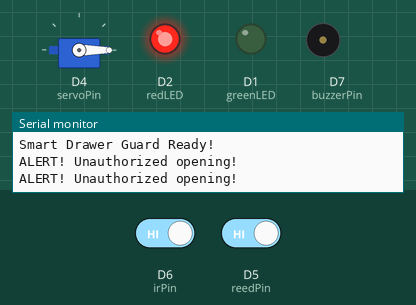
The sketch below on a simulated ESP8266 (NodeMCU). Shown: servo, output pins drawn as LEDs (lit = HIGH), buzzer (waves = sounding, pin HIGH), the last lines printed to the serial monitor. The inputs (shaded band) are chosen by the test bench; at power-on: D6 (irPin) HIGH, D5 (reedPin) HIGH. WiFi joins after 1.5 s; servers stay silent unless stated.

Above: at 3.0 s.
3.1 s: D6 (irPin) driven LOW
At 3.8 s:
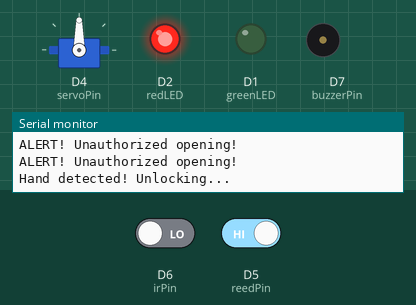
At 8.55 s:
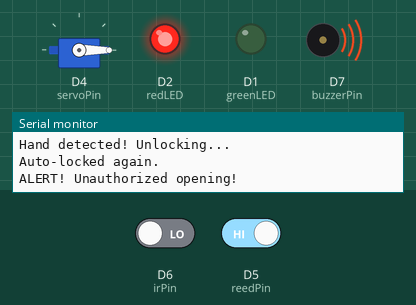
Timing chart, 0 to 10.7 s (numbered marks = the images above; inputs shaded):
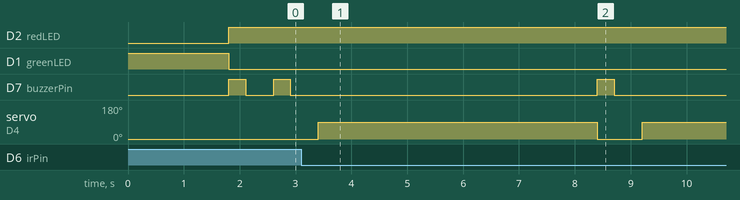

Measured:
- after the input at 3.1 s, servo on D4 (servoPin): 0° → 90° after 0.31 s, → 0° 5.0 s later, → 90° 0.80 s later

The sketch:

Smart_Drawer_Guard.ino
```cpp
// Smart Drawer Guard
// NodeMCU ESP8266 + Reed Switch + IR Sensor + Servo + Buzzer + LEDs + Blynk
//
// Before uploading, replace the 3 placeholders below with your own details.

#define BLYNK_TEMPLATE_ID "TMPL3C_oUSYh4"
#define BLYNK_TEMPLATE_NAME "Smart Drawer Guard"
#define BLYNK_AUTH_TOKEN "YOUR_BLYNK_AUTH_TOKEN"

#include <ESP8266WiFi.h>
#include <BlynkSimpleEsp8266.h>
#include <Servo.h>

char ssid[] = "YOUR_WIFI_NAME";
char pass[] = "YOUR_WIFI_PASSWORD";

Servo myServo;

int reedPin = D5;
int irPin = D6;
int buzzerPin = D7;
int greenLED = D1;
int redLED = D2;
int servoPin = D4;

int lockedAngle = 0;
int unlockedAngle = 90;
bool isLocked = true;
bool alertSent = false;

void setup() {
  Serial.begin(115200);

  pinMode(reedPin, INPUT_PULLUP);
  pinMode(irPin, INPUT);
  pinMode(buzzerPin, OUTPUT);
  pinMode(greenLED, OUTPUT);
  pinMode(redLED, OUTPUT);

  myServo.attach(servoPin);
  myServo.write(lockedAngle);
  isLocked = true;

  digitalWrite(greenLED, HIGH);
  digitalWrite(redLED, LOW);
  digitalWrite(buzzerPin, LOW);

  Blynk.begin(BLYNK_AUTH_TOKEN, ssid, pass);
  Serial.println("Smart Drawer Guard Ready!");
}

void loop() {
  Blynk.run();

  int irValue = digitalRead(irPin);
  int reedValue = digitalRead(reedPin);

  // Hand near IR sensor: unlock for 5 seconds, then lock again
  if (irValue == LOW && isLocked) {
    Serial.println("Hand detected! Unlocking...");
    myServo.write(unlockedAngle);
    isLocked = false;
    delay(5000);

    myServo.write(lockedAngle);
    isLocked = true;
    alertSent = false;
    Serial.println("Auto-locked again.");
  }

  // Drawer opened while locked: alarm + phone notification
  if (isLocked && reedValue == HIGH) {
    Serial.println("ALERT! Unauthorized opening!");
    digitalWrite(redLED, HIGH);
    digitalWrite(greenLED, LOW);
    digitalWrite(buzzerPin, HIGH);
    delay(300);
    digitalWrite(buzzerPin, LOW);
    delay(300);

    if (!alertSent) {
      Blynk.virtualWrite(V0, "Intruder Alert! Drawer opened without permission!");
      Blynk.logEvent("intruder_alert", "Unauthorized drawer opening detected!");
      alertSent = true;
    }
  } else {
    // Safe state
    digitalWrite(redLED, LOW);
    digitalWrite(greenLED, HIGH);
    digitalWrite(buzzerPin, LOW);
    alertSent = false;
  }

  delay(200);
}
```
